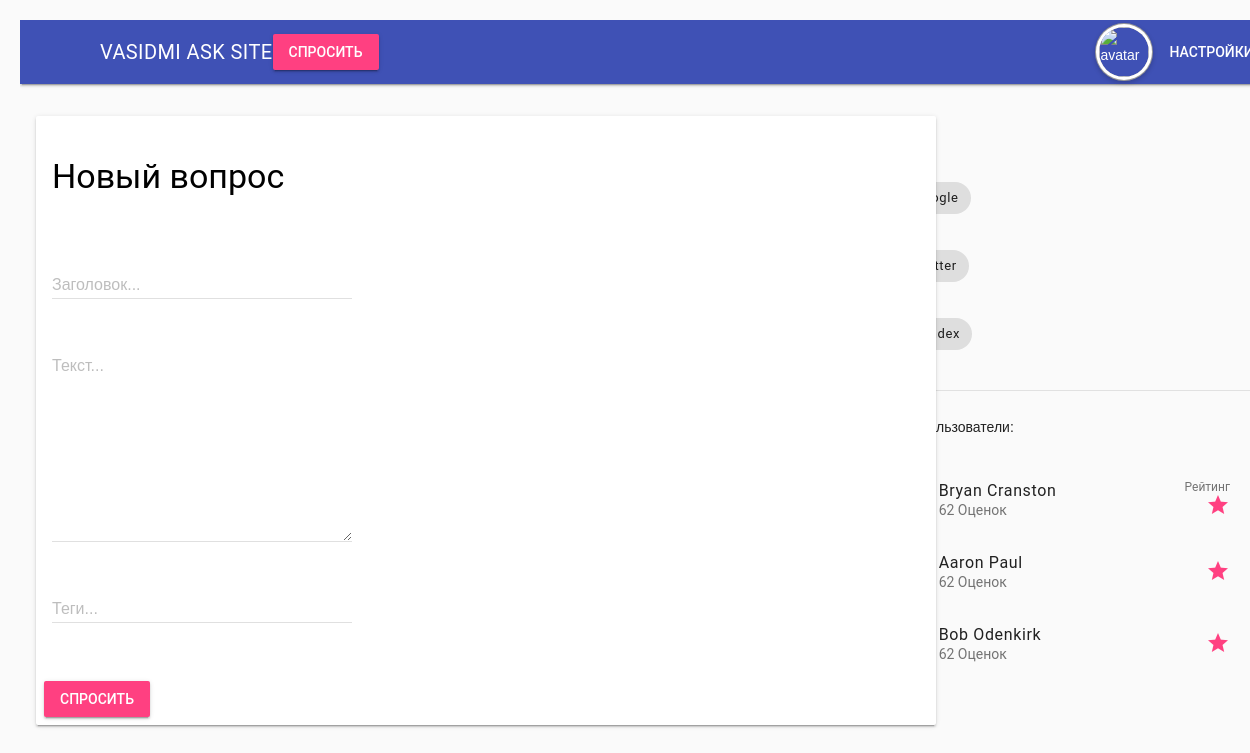
Page /ask/ on the earlier database version.
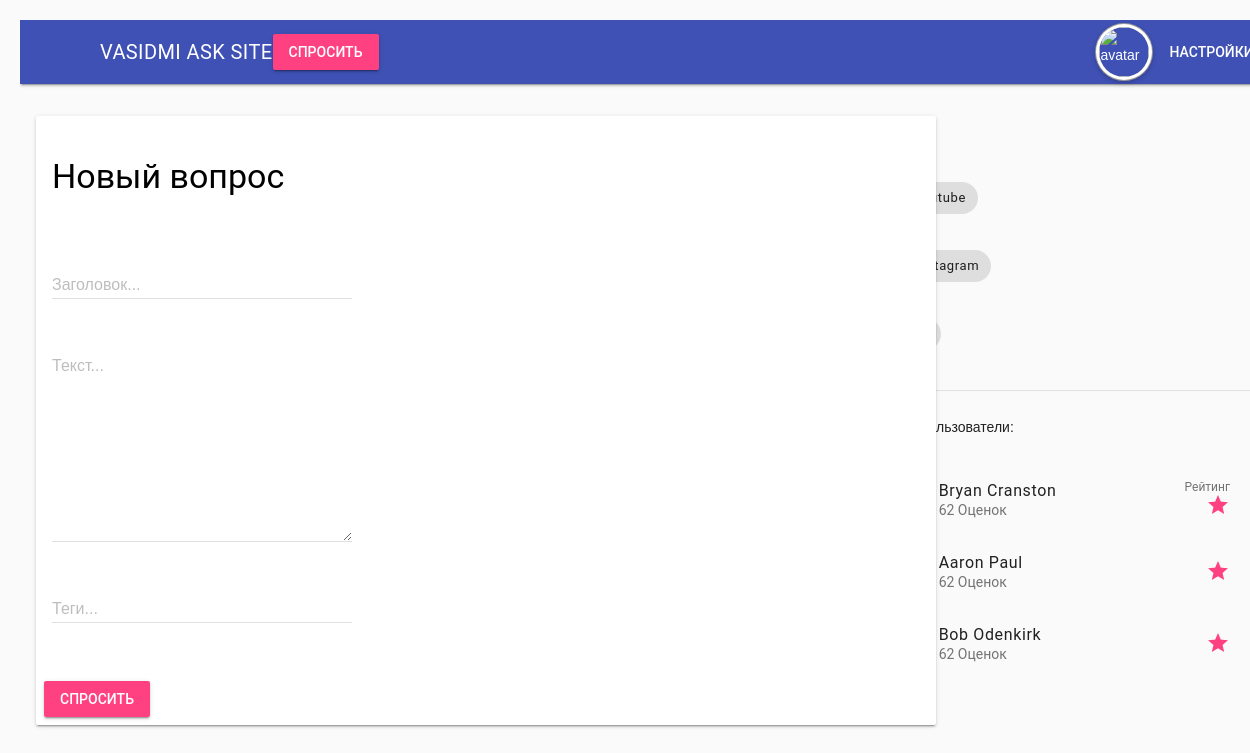
Same page on the later database version.
### questions/models.py (models this page shows, shortened)
class Tag(models.Model):
    class Meta:
        db_table = "tags"
    name = models.CharField(max_length = 20, unique = True)
    used = models.IntegerField(default=0)
    objects=TagManager()

### questions/views.py (the view)
# urls.py: url(r'^ask/$', views.ask, name='ask'),
def ask(request):
    tags = Tag.objects.getPopularTags()
    return render(request,'questions/ask.html',{'tags':tags})

### questions/models.py (called while the page is built)
    def getPopularTags(self):
        tags = Tag.objects.all()
        return sorted(tags,key=lambda tag:tag.used, reverse=True)[0:3]

### questions/templates/questions/ask.html (shortened to what this page needs)
<html>
<head>
  {% include 'questions/style-links.html' %}
</head>
<body>
  {% include 'questions/header_auth.html' %}
  <main class="mdl-layout__content">
    <div class="page-content">
      <div class="mdl-grid">
        <div class="mdl-cell mdl-cell--8-col">
          <div>
            <p>
              {% include 'questions/ask_form.html' %}
          </div>
        </div>
        <div class="mdl-cell mdl-cell--4-col">
          <div>
            <p>
              <p>
                Теги: {% include 'questions/site_tags.html' %}
          </div>
          <div>
            <div class="mdl-card__actions mdl-card--border">
              <p>
                <p>
                  Лучшие пользователи: {% include 'questions/best_members.html' %}
            </div>
          </div>
        </div>
  </main>
  </div>
</body>
</html>

### questions/templates/questions/site_tags.html
<ul class="demo-list-item mdl-list">
  {% for tag in tags %}
    <li class="mdl-list__item">
        <span class="mdl-list__item-primary-content">
      <span class="mdl-chip mdl-chip--contact">
    <span class="mdl-chip__contact mdl-color--teal mdl-color-text--white">{{ tag.name|slice:"1"|capfirst }}</span>
        <span class="mdl-chip__text">{{ tag.name }}</span>
        </span>
        </span>
    </li>
    {% endfor %}
</ul>

Differences in the rows shown:
no longer on this page (row unchanged): Tag: name "google"
no longer on this page (row unchanged): Tag: name "twitter"
no longer on this page (row edited): Tag: name "yandex"
added Tag: name "youtube"
now on this page (row edited): Tag: name "instagram"
